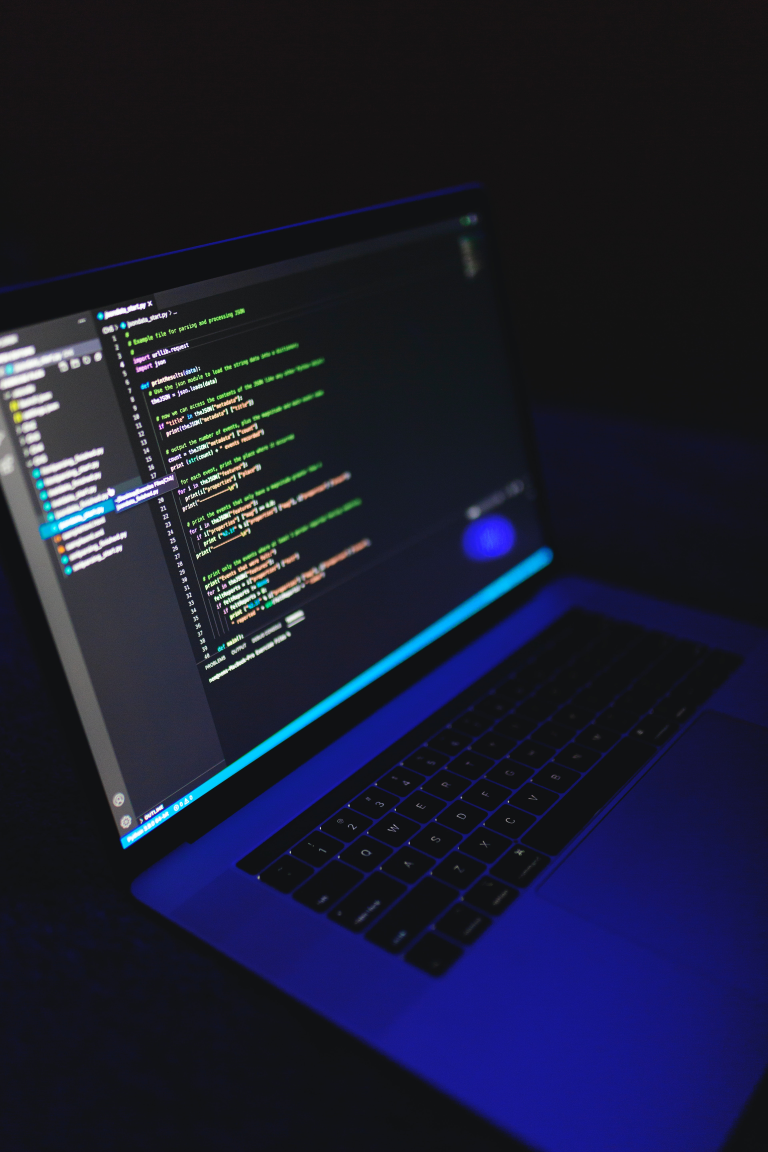
#> input picture Projects/Image_Compressor/Image_Compressor_Original.jpg, 3840 x 5760 px (shown at 1/5 size)
$ python Image_Compressor.py
#> lines starting #> are read from the running program, lines starting #| are printed output that depends on the picture
from PIL import Image

# Open the Image File
image = Image.open("Image_Compressor_Original.jpg")
#> image is the input picture: PIL image 3840x5760 RGB; mean R, G, B 26.7, 28.8, 49.9

# To set max width and max height of compressed image
max_width = int(input("Enter the Max Width of the Compressed Image :- "))
#> the answer given: 100
max_height = int(input("Enter the Max Height of the Compressed Image :- "))
#> the answer given: 100
max_size = (max_width, max_height)

# Resize the Image
print("Resizing the Image according to Max Width and Max Height")
image.thumbnail(max_size)
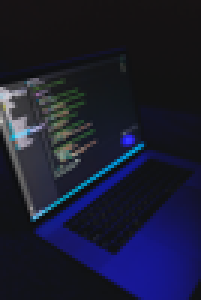
#> image: PIL image 67x100 RGB (shown 3 times larger); mean R, G, B 26.7, 28.7, 49.9

# Save the Compressed image
print("Resizing the Image completed")
image.save("Image_Compressor_Reduced.jpg")
